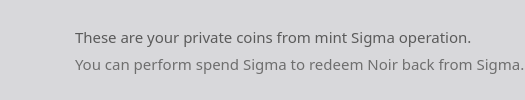
           <widget class="QFrame" name="balance_frame">
            <property name="enabled">
             <bool>true</bool>
            </property>
            <property name="palette">
             <palette>
              <active>
               <colorrole role="Button">
                <brush brushstyle="SolidPattern">
                 <color alpha="255">
                  <red>216</red>
                  <green>216</green>
                  <blue>219</blue>
                 </color>
                </brush>
               </colorrole>
               <colorrole role="Base">
                <brush brushstyle="SolidPattern">
                 <color alpha="255">
                  <red>216</red>
                  <green>216</green>
                  <blue>219</blue>
                 </color>
                </brush>
               </colorrole>
               <colorrole role="Window">
                <brush brushstyle="SolidPattern">
                 <color alpha="255">
                  <red>216</red>
                  <green>216</green>
                  <blue>219</blue>
                 </color>
                </brush>
               </colorrole>
              </active>
              <inactive>
               <colorrole role="Button">
                <brush brushstyle="SolidPattern">
                 <color alpha="255">
                  <red>216</red>
                  <green>216</green>
                  <blue>219</blue>
                 </color>
                </brush>
               </colorrole>
               <colorrole role="Base">
                <brush brushstyle="SolidPattern">
                 <color alpha="255">
                  <red>216</red>
                  <green>216</green>
                  <blue>219</blue>
                 </color>
                </brush>
               </colorrole>
               <colorrole role="Window">
                <brush brushstyle="SolidPattern">
                 <color alpha="255">
                  <red>216</red>
                  <green>216</green>
                  <blue>219</blue>
                 </color>
                </brush>
               </colorrole>
              </inactive>
              <disabled>
               <colorrole role="Button">
                <brush brushstyle="SolidPattern">
                 <color alpha="255">
                  <red>216</red>
                  <green>216</green>
                  <blue>219</blue>
                 </color>
                </brush>
               </colorrole>
               <colorrole role="Base">
                <brush brushstyle="SolidPattern">
                 <color alpha="255">
                  <red>216</red>
                  <green>216</green>
                  <blue>219</blue>
                 </color>
                </brush>
               </colorrole>
               <colorrole role="Window">
                <brush brushstyle="SolidPattern">
                 <color alpha="255">
                  <red>216</red>
                  <green>216</green>
                  <blue>219</blue>
                 </color>
                </brush>
               </colorrole>
              </disabled>
             </palette>
            </property>
            <property name="contextMenuPolicy">
             <enum>Qt::DefaultContextMenu</enum>
            </property>
            <property name="styleSheet">
             <string notr="true">background-color: rgb(216, 216, 219);
border:0;
border-radius:7px;
border-style:solid;</string>
            </property>
            <property name="frameShape">
             <enum>QFrame::StyledPanel</enum>
            </property>
            <property name="frameShadow">
             <enum>QFrame::Plain</enum>
            </property>
            <property name="lineWidth">
             <number>1</number>
            </property>
            <layout class="QHBoxLayout" name="horizontalLayout_4">
             <property name="spacing">
              <number>0</number>
             </property>
             <property name="sizeConstraint">
              <enum>QLayout::SetDefaultConstraint</enum>
             </property>
             <property name="leftMargin">
              <number>0</number>
             </property>
             <property name="topMargin">
              <number>0</number>
             </property>
             <property name="rightMargin">
              <number>0</number>
             </property>
             <property name="bottomMargin">
              <number>0</number>
             </property>
             <item>
              <widget class="QPushButton" name="pushButton_3">
               <property name="sizePolicy">
                <sizepolicy hsizetype="Fixed" vsizetype="Preferred">
                 <horstretch>0</horstretch>
                 <verstretch>0</verstretch>
                </sizepolicy>
               </property>
               <property name="minimumSize">
                <size>
                 <width>75</width>
                 <height>0</height>
                </size>
               </property>
               <property name="text">
                <string/>
               </property>
               <property name="icon">
                <iconset resource="../bitcoin.qrc">
                 <normaloff>:/icons/Exports_47</normaloff>:/icons/Exports_47</iconset>
               </property>
               <property name="iconSize">
                <size>
                 <width>70</width>
                 <height>70</height>
                </size>
               </property>
              </widget>
             </item>
             <item>
              <layout class="QVBoxLayout" name="verticalLayout_6">
               <property name="spacing">
                <number>5</number>
               </property>
               <property name="leftMargin">
                <number>0</number>
               </property>
               <property name="topMargin">
                <number>0</number>
               </property>
               <property name="bottomMargin">
                <number>0</number>
               </property>
               <item>
                <widget class="QLabel" name="label_3">
                 <property name="enabled">
                  <bool>false</bool>
                 </property>
                 <property name="sizePolicy">
                  <sizepolicy hsizetype="Preferred" vsizetype="Preferred">
                   <horstretch>0</horstretch>
                   <verstretch>0</verstretch>
                  </sizepolicy>
                 </property>
                 <property name="font">
                  <font>
                   <family>NoirMedium</family>
                   <pointsize>11</pointsize>
                   <weight>50</weight>
                   <bold>false</bold>
                  </font>
                 </property>
                 <property name="layoutDirection">
                  <enum>Qt::LeftToRight</enum>
                 </property>
                 <property name="autoFillBackground">
                  <bool>false</bool>
                 </property>
                 <property name="styleSheet">
                  <string notr="true">color: rgb(90, 90, 90);</string>
                 </property>
                 <property name="text">
                  <string>These are your private coins from mint Sigma operation.</string>
                 </property>
                 <property name="alignment">
                  <set>Qt::AlignBottom|Qt::AlignLeading|Qt::AlignLeft</set>
                 </property>
                 <property name="indent">
                  <number>-1</number>
                 </property>
                </widget>
               </item>
               <item>
                <widget class="QLabel" name="labelUnconfirmed">
                 <property name="enabled">
                  <bool>false</bool>
                 </property>
                 <property name="sizePolicy">
                  <sizepolicy hsizetype="Preferred" vsizetype="Preferred">
                   <horstretch>0</horstretch>
                   <verstretch>0</verstretch>
                  </sizepolicy>
                 </property>
                 <property name="font">
                  <font>
                   <family>NoirLight</family>
                   <pointsize>11</pointsize>
                   <weight>50</weight>
                   <bold>false</bold>
                  </font>
                 </property>
                 <property name="cursor">
                  <cursorShape>IBeamCursor</cursorShape>
                 </property>
                 <property name="toolTip">
                  <string>Total of transactions that have yet to be confirmed, and do not yet count toward the current balance</string>
                 </property>
                 <property name="layoutDirection">
                  <enum>Qt::LeftToRight</enum>
                 </property>
                 <property name="styleSheet">
                  <string notr="true">color: rgb(110, 110, 110);</string>
                 </property>
                 <property name="text">
                  <string notr="true">You can perform spend Sigma to redeem Noir back from Sigma.</string>
                 </property>
                 <property name="alignment">
                  <set>Qt::AlignLeading|Qt::AlignLeft|Qt::AlignTop</set>
                 </property>
                 <property name="textInteractionFlags">
                  <set>Qt::LinksAccessibleByMouse|Qt::TextSelectableByKeyboard|Qt::TextSelectableByMouse</set>
                 </property>
                </widget>
               </item>
              </layout>
             </item>
            </layout>
           </widget>
